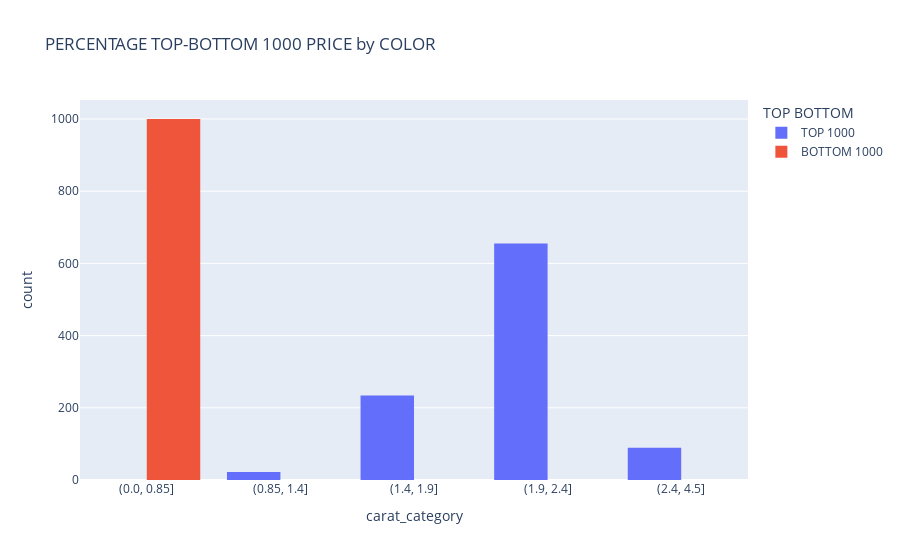

This figure's notebook cell:
### Code cell
carat_category_values = {'carat_category':['(0.0, 0.85]', '(0.85, 1.4]', '(1.4, 1.9]', '(1.9, 2.4]', '(2.4, 4.5]']}

fig=px.histogram(dfall, x='carat_category',orientation='v',title=f'PERCENTAGE TOP-BOTTOM {rank} PRICE by COLOR',color='TOP BOTTOM',
                 barmode='group',category_orders=carat_category_values)
fig.show()

### Figure 1 — Plotly figure (JSON) as saved in the notebook; plotly's stock layout.template omitted (floating-point values rounded to 4 significant figures; data arrays with more than 128 entries replaced by an {"elided": "..."} marker saying what was removed)
{"data": [{"alignmentgroup": "True", "bingroup": "x", "hovertemplate": "TOP BOTTOM=TOP 1000<br>carat_category=%{x}<br>count=%{y}<extra></extra>", "legendgroup": "TOP 1000", "marker": {"color": "#636efa"}, "name": "TOP 1000", "offsetgroup": "TOP 1000", "orientation": "v", "showlegend": true, "type": "histogram", "x": {"elided": "1000 str values"}, "xaxis": "x", "yaxis": "y"}, {"alignmentgroup": "True", "bingroup": "x", "hovertemplate": "TOP BOTTOM=BOTTOM 1000<br>carat_category=%{x}<br>count=%{y}<extra></extra>", "legendgroup": "BOTTOM 1000", "marker": {"color": "#EF553B"}, "name": "BOTTOM 1000", "offsetgroup": "BOTTOM 1000", "orientation": "v", "showlegend": true, "type": "histogram", "x": {"elided": "1000 str values"}, "xaxis": "x", "yaxis": "y"}], "layout": {"autosize": true, "barmode": "group", "legend": {"title": {"text": "TOP BOTTOM"}, "tracegroupgap": 0}, "title": {"text": "PERCENTAGE TOP-BOTTOM 1000 PRICE by COLOR"}, "xaxis": {"anchor": "y", "autorange": true, "categoryarray": ["(0.0, 0.85]", "(0.85, 1.4]", "(1.4, 1.9]", "(1.9, 2.4]", "(2.4, 4.5]"], "categoryorder": "array", "domain": [0, 1], "range": [-0.5, 4.5], "title": {"text": "carat_category"}, "type": "category"}, "yaxis": {"anchor": "x", "autorange": true, "domain": [0, 1], "range": [0, 1053.0], "title": {"text": "count"}}}}
